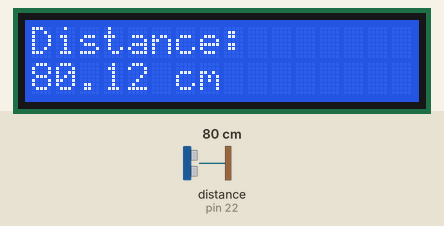
Recording of a program running on a simulated MicroPython board. On the bench: 16×2 character LCD. The inputs (shaded band) are chosen by the test bench; at power-on: distance to the obstacle (sensor on pin 22) 80 cm. The echo pulse lasts 58.3 µs per cm; library files of the repository ran but are not shown: I2C_LCD.py.

Above: at 1.2 s.
1.3 s: distance to the obstacle (sensor on pin 22) set to 2 cm
At 2.0 s:
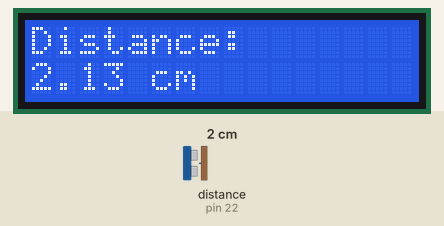
4.4 s: distance to the obstacle (sensor on pin 22) set to 4 cm
At 5.1 s:
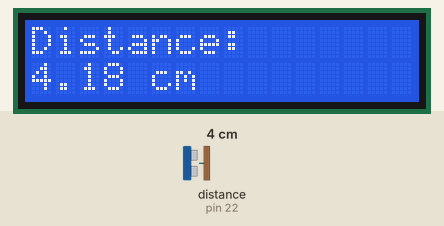
6.2 s: distance to the obstacle (sensor on pin 22) set to 9 cm
At 6.6 s:
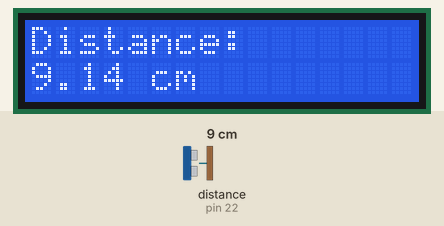
Timing chart, 0 to 9.2 s (numbered marks = the images above; inputs shaded):
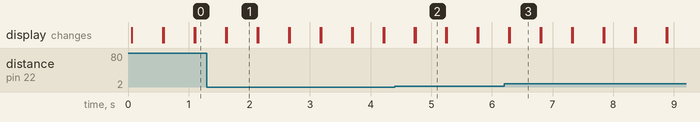

The program:

main.py
```python
from machine import Pin, I2C
import time
from I2C_LCD import I2CLcd

# Ultrasonisk sensor
trig = Pin(21, Pin.OUT)
echo = Pin(22, Pin.IN)

# LCD-oppsett
i2c = I2C(0, scl=Pin(5), sda=Pin(4), freq=400000)
lcd = I2CLcd(i2c, i2c_addr=0x27, num_lines=2, num_columns=16)

def measure_distance():
    trig.low()
    time.sleep_us(2)
    trig.high()
    time.sleep_us(10)
    trig.low()

    while echo.value() == 0:
        start = time.ticks_us()
    while echo.value() == 1:
        end = time.ticks_us()

    duration = time.ticks_diff(end, start)
    distance = (duration / 2) / 29.1  # Konverter til cm
    return distance

try:
    while True:
        distance = measure_distance()
        lcd.clear()
        lcd.putstr("Distance:")
        lcd.putstr("\n{:.2f} cm".format(distance))
        time.sleep(0.5)
except KeyboardInterrupt:
    lcd.clear()
```

Measured:
- after the input at 1.3 s, the display: first differs from a run without the input after 0.33 s (image 1)
- after the input at 4.4 s, the display: first differs from a run without the input after 0.34 s (image 2)
- after the input at 6.2 s, the display: first differs from a run without the input after 0.10 s (image 3)
- what the display in image 1 shows lasts 0.5 s, from 1.6 s to 2.1 s
